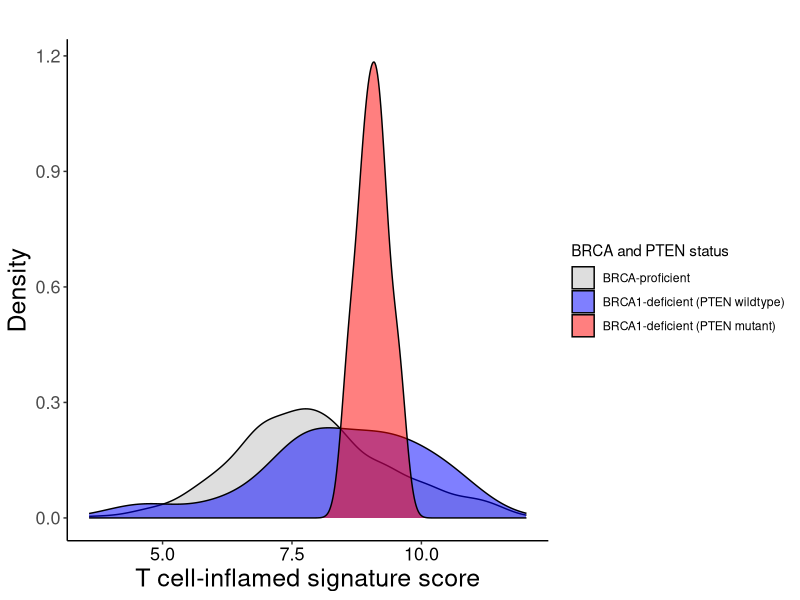

Write R code to recreate this figure.
# Load packages
library(ggplot2)
library(Rtsne)

# Set working directory
setwd("/Users/WIMM/Documents/BRCA_2018/Github/")

# Read file
df <- read.table("Data/TCGA_final.txt", header=TRUE, sep="\t", na.strings="NA", check.names=FALSE)

# Subset relevant columns
df <- df[, c("BRCA_status", "PTEN_Status", "PTEN_RPPA", "T.Cell.Inflammed.Signature.Score")]

# Remove missing values
df <- na.omit(df)

# Define PTEN MT, WT
df$PTEN_Status <- ifelse(df$PTEN_Status=="No CNA or point mutations" | df$PTEN_Status=="Amplification", "Wildtype", "Mutant")

# Set factor levels
df$PTEN_Status <- as.factor(df$PTEN_Status)
df$PTEN_Status <- factor(df$PTEN_Status, levels=c("Wildtype", "Mutant"))

# Subset BRCA1-deficient samples
df <- df[which(df$BRCA_status %in% c("BRCA1-deficient", "BRCA-proficient")),]

# Merge BRCA, PTEN status
df$BRCA_PTEN_status <- paste(df$BRCA_status, "_PTEN-", df$PTEN_Status, sep="")
df$BRCA_PTEN_status <- gsub("BRCA\\-proficient.*", "BRCA\\-proficient", df$BRCA_PTEN_status)

# Set factor levels
table(df$BRCA_PTEN_status)
df$BRCA_PTEN_status <- as.factor(df$BRCA_PTEN_status)
df$BRCA_PTEN_status <- factor(df$BRCA_PTEN_status, levels=c("BRCA-proficient", "BRCA1-deficient_PTEN-Wildtype", "BRCA1-deficient_PTEN-Mutant"))

# Density plot
    # Definition
    data <- df
    x <- data$T.Cell.Inflammed.Signature.Score
    z <- data$BRCA_PTEN_status
    maintitle <- ""
    xtitle <- "T cell-inflamed signature score"
    ytitle <- "Density"
    legend.title <- "BRCA and PTEN status"
    legend.label <- c("BRCA-proficient", "BRCA1-deficient (PTEN wildtype)", "BRCA1-deficient (PTEN mutant)")

    # Plot
    plot <- ggplot(data, aes(x=x, fill=z)) +
            geom_density(alpha=0.5) +
            scale_fill_manual(values=c("grey", "blue", "red"), name=legend.title, labels=legend.label) +
            labs(title=maintitle, x=xtitle, y=ytitle) +
            theme(panel.grid.major=element_blank(),
                  panel.grid.minor=element_blank(),
                  panel.background=element_blank(),
                  axis.line=element_line(colour="black"),
                  axis.text=element_text(size=13),
                  axis.title=element_text(size=18),
                  axis.text.x=element_text(colour="black"),
                  plot.title=element_text(hjust=0.5, size=18))

    # Save plot
    ggsave("Figures/Figure_4F.pdf", plot=plot, width=9, height=7)
